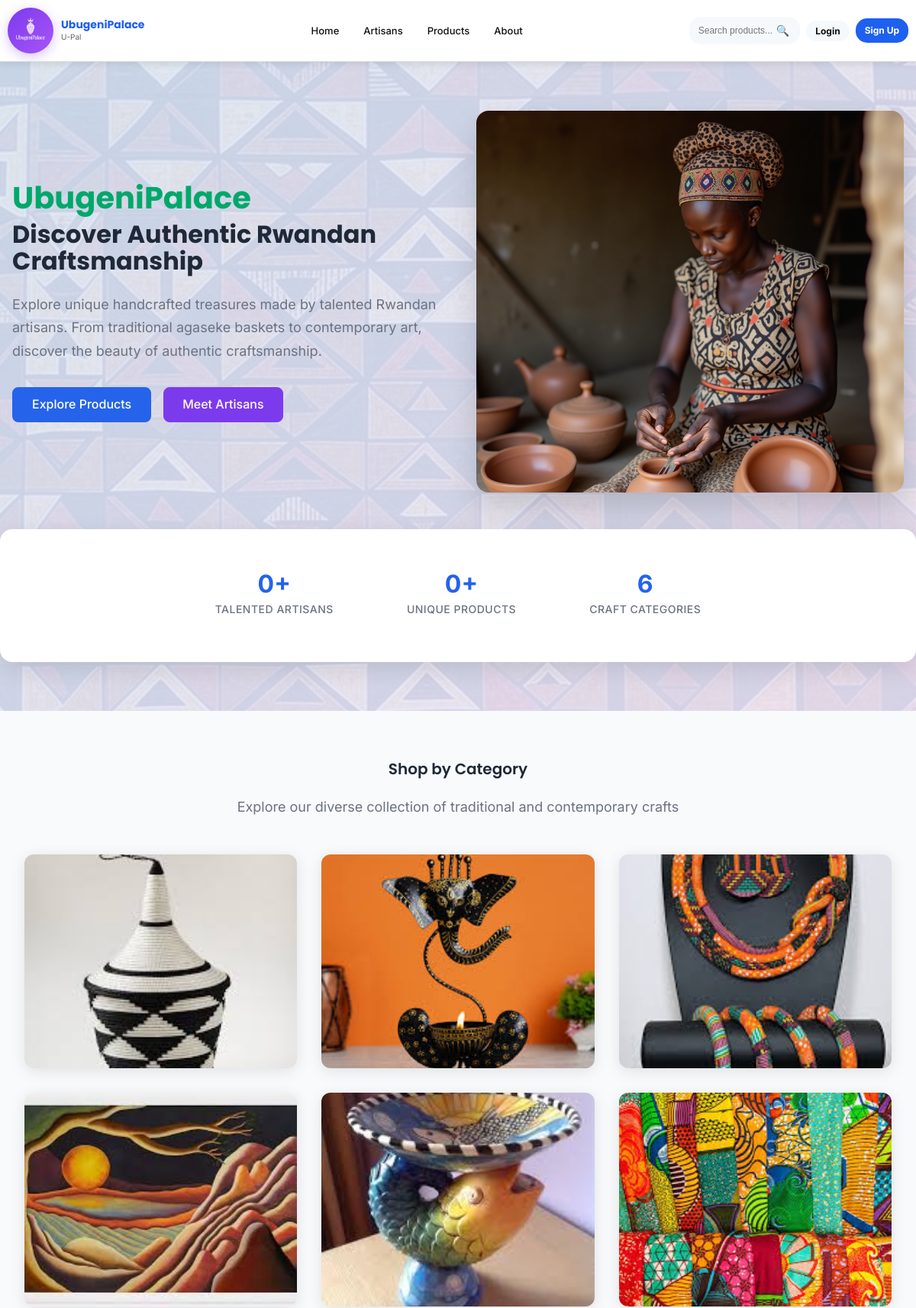
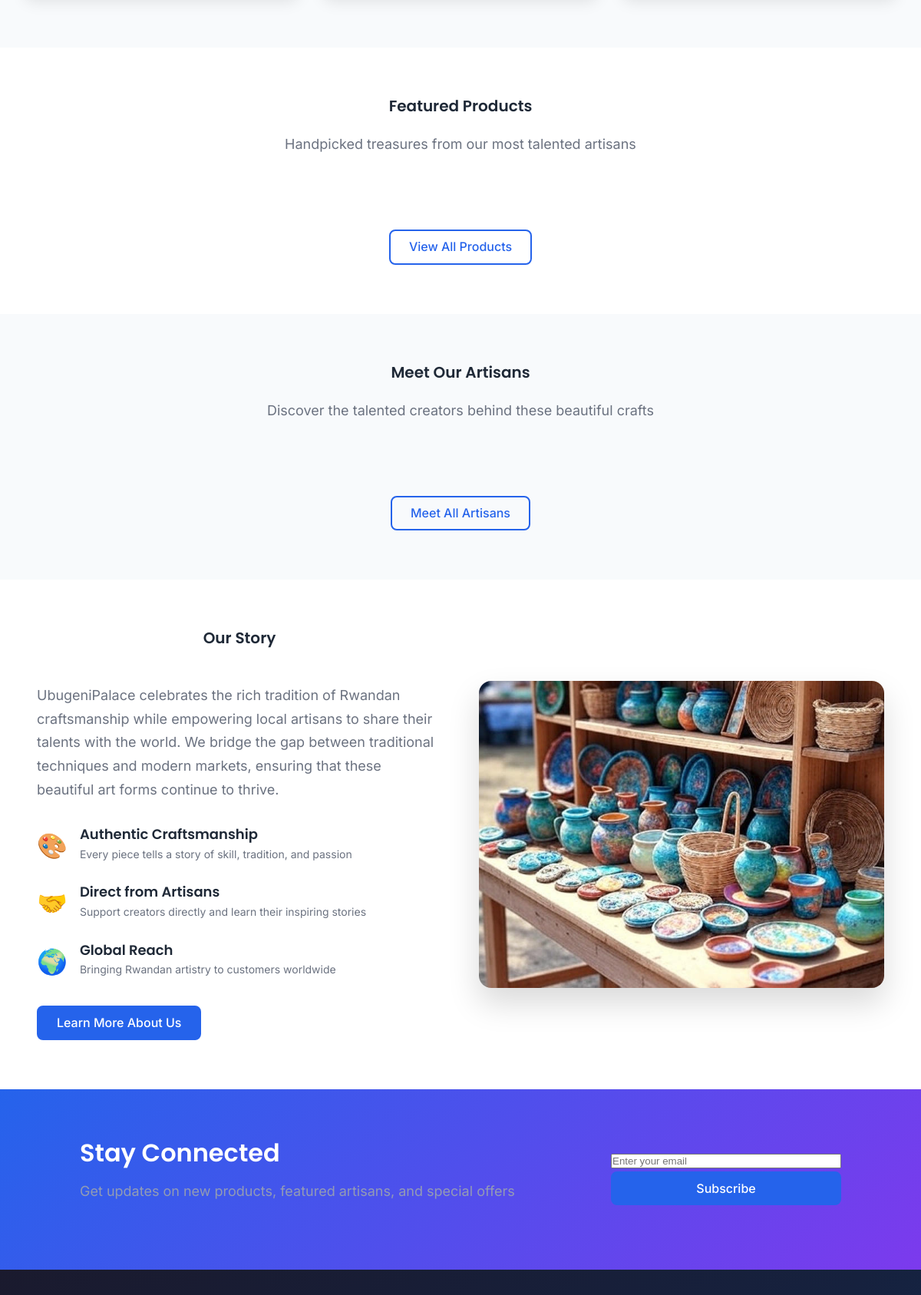
The page / (upper part) on the database its author committed (2 pictures, top to bottom).
### tables this page shows
CREATE TABLE categories (
    id INT PRIMARY KEY AUTO_INCREMENT,
    name VARCHAR(50) NOT NULL,
    name_kinyarwanda VARCHAR(50),
    description TEXT,
    image VARCHAR(255),
    is_active BOOLEAN DEFAULT TRUE,
    sort_order INT DEFAULT 0,
    created_at TIMESTAMP DEFAULT CURRENT_TIMESTAMP
);

### config/database.php (called while the page is built, shortened)
<?php
class Database {
    private $host = DB_HOST;
    private $db_name = DB_NAME;
    private $username = DB_USER;
    private $password = DB_PASS;
    public function getConnection() {
        $this->conn = null;
        try {
            $this->conn = new PDO(
                "mysql:host=" . $this->host . ";dbname=" . $this->db_name,
                $this->username,
                $this->password
            );
            $this->conn->exec("set names utf8");
            $this->conn->setAttribute(PDO::ATTR_ERRMODE, PDO::ERRMODE_EXCEPTION);
        } catch(PDOException $exception) {
            echo "Connection error: " . $exception->getMessage();
        }
        return $this->conn;
    }
}
function getDBConnection() {
    $database = new Database();
    return $database->getConnection();
}
class DatabaseHelper {
    private $conn;
    public function __construct() {
        $this->conn = getDBConnection();
    }
    public function fetchAll($query, $params = []) {
        try {
            $stmt = $this->conn->prepare($query);
            $stmt->execute($params);
            return $stmt->fetchAll(PDO::FETCH_ASSOC);
        } catch (PDOException $e) {
            error_log("Database error: " . $e->getMessage());
            return [];
        }
    }
    public function rowCount($query, $params = []) {
        try {
            $stmt = $this->conn->prepare($query);
            $stmt->execute($params);
            return $stmt->fetchColumn();
        } catch (PDOException $e) {
            error_log("Database error: " . $e->getMessage());
            return 0;
        }
    }
}
$db = new DatabaseHelper();
?>

### config/config.php (called while the page is built, shortened)
<?php
require_once __DIR__ . '/database.php';
function getCategories() {
    global $db;
    return $db->fetchAll("SELECT * FROM categories WHERE is_active = 1 ORDER BY sort_order, name");
}
$categories = getCategories();
?>

### index.php (the view, shortened to what this page needs)
<?php
require_once 'config/config.php';
include 'includes/header.php';
?>
    <main class="homepage-main">
        <section class="hero-section" id="home-hero">
            <div class="hero-content">
                <div class="hero-text">
                    <h1 class="hero-title">
                        <span class="kinyarwanda">UbugeniPalace</span>
                        <span class="english">Discover Authentic Rwandan Craftsmanship</span>
                    </h1>
                    <p class="hero-description">
                        Explore unique handcrafted treasures made by talented Rwandan artisans.
                        From traditional agaseke baskets to contemporary art, discover the beauty
                        of authentic craftsmanship.
                    </p>
                    <div class="hero-buttons">
                        <a href="pages/products.php" class="btn btn-primary">
                            Explore Products
                        </a>
                        <a href="pages/artisans.php" class="btn btn-secondary">
                            Meet Artisans
                        </a>
                    </div>
                </div>
                <div class="hero-image">
                    <img src="assets/images/heroes/hero-main.jpg" alt="Rwandan Artisan at Work" class="hero-img">
                </div>
            </div>
            <div class="hero-stats">
                <div class="stat-item">
                    <span class="stat-number"><?php echo $db->rowCount("SELECT COUNT(*) FROM users WHERE user_type = 'artisan' AND is_active = 1"); ?>+</span>
                    <span class="stat-label">Talented Artisans</span>
                </div>
                <div class="stat-item">
                    <span class="stat-number"><?php echo $db->rowCount("SELECT COUNT(*) FROM products WHERE status = 'active'"); ?>+</span>
                    <span class="stat-label">Unique Products</span>
                </div>
                <div class="stat-item">
                    <span class="stat-number"><?php echo count($categories); ?></span>
                    <span class="stat-label">Craft Categories</span>
                </div>
            </div>
        </section>
        <section class="categories-section">
            <div class="container">
                <header class="section-header">
                    <h2 class="section-title">Shop by Category</h2>
                    <p class="section-description">Explore our diverse collection of traditional and contemporary crafts</p>
                </header>
                <div class="categories-grid">
                    <?php
                    $category_images = [
                        'Pottery' => 'pottery/pot1.jpeg',
                        'Baskets' => 'baskets/basket1.jpeg',
                        'Jewelry' => 'jewelry/jewery1.jpeg',
                        'Textiles' => 'textiles/textile1.jpeg',
                        'Home Decor' => 'home/home1.jpeg',
                        'Paintings' => 'paints/paint1.jpeg'
                    ];
                    foreach ($categories as $category):
                        $category_image = isset($category_images[$category['name']])
                            ? $category_images[$category['name']]
                            : 'products/pottery/pot1.jpeg';
                    ?>
                    <article class="category-card" data-category="<?php echo $category['id']; ?>">
                        <div class="category-image">
                            <img src="assets/images/products/<?php echo $category_image; ?>"
                                 alt="<?php echo htmlspecialchars($category['name']); ?>"
                                 loading="lazy">
                        </div>
                    </article>
                    <?php endforeach; ?>
                </div>
            </div>
        </section>
        <section class="featured-products-section">
            <div class="container">
                <header class="section-header">
                    <h2 class="section-title">Featured Products</h2>
                    <p class="section-description">Handpicked treasures from our most talented artisans</p>
                </header>
                <div class="section-footer">
                    <a href="pages/products.php" class="btn btn-outline">View All Products</a>
                </div>
            </div>
        </section>
        <section class="featured-artisans-section">
            <div class="container">
                <header class="section-header">
                    <h2 class="section-title">Meet Our Artisans</h2>
                    <p class="section-description">Discover the talented creators behind these beautiful crafts</p>
                </header>
                <div class="section-footer">
                    <a href="pages/artisans.php" class="btn btn-outline">Meet All Artisans</a>
                </div>
            </div>
        </section>
        <section class="about-preview-section">
            <div class="container">
                <div class="about-content">
                    <div class="about-text">
                        <header class="section-header">
                            <h2 class="section-title">Our Story</h2>
                        </header>
                        <p class="about-description">
                            UbugeniPalace celebrates the rich tradition of Rwandan craftsmanship while
                            empowering local artisans to share their talents with the world. We bridge the gap
                            between traditional techniques and modern markets, ensuring that these beautiful
                            art forms continue to thrive.
                        </p>
                        <div class="about-features">
                            <div class="feature">
                                <div class="feature-icon">🎨</div>
                                <div class="feature-text">
                                    <h4>Authentic Craftsmanship</h4>
                                    <p>Every piece tells a story of skill, tradition, and passion</p>
                                </div>
                            </div>
                            <div class="feature">
                                <div class="feature-icon">🤝</div>
                                <div class="feature-text">
                                    <h4>Direct from Artisans</h4>
                                    <p>Support creators directly and learn their inspiring stories</p>
                                </div>
                            </div>
                            <div class="feature">
                                <div class="feature-icon">🌍</div>
                                <div class="feature-text">
                                    <h4>Global Reach</h4>
                                    <p>Bringing Rwandan artistry to customers worldwide</p>
                                </div>
                            </div>
                        </div>
                        <a href="pages/about.php" class="btn btn-primary">Learn More About Us</a>
                    </div>
                    <div class="about-image">
                        <img src="assets/images/heroes/hero-artisans.jpg" alt="Rwandan Artisans" loading="lazy">
                    </div>
                </div>
            </div>
        </section>
        <section class="newsletter-section">
            <div class="container">
                <div class="newsletter-content">
                    <div class="newsletter-text">
                        <h2 class="newsletter-title">Stay Connected</h2>
                        <p class="newsletter-description">
                            Get updates on new products, featured artisans, and special offers
                        </p>
                    </div>
                    <form class="newsletter-form" id="newsletterForm">
                        <div class="form-group">
                            <input type="email" name="email" placeholder="Enter your email" required>
                            <button type="submit" class="btn btn-primary">Subscribe</button>
                        </div>
                    </form>
                </div>
            </div>
        </section>
    </main>
    <footer class="main-footer">
    </footer>
</body>
</html>

### assets/css/responsive.css (style rules this page uses)
@media (min-width: 1025px) { .container { padding: 0 var(--spacing-xl); } }
@media (min-width: 1025px) { .hero-title { font-size: 3rem; } }

### rows shown on the page
categories: shows a picture
categories: shows a picture
categories: shows a picture
categories: shows a picture
categories: shows a picture
categories: shows a picture

### other values the page prints
$db->rowCount("SELECT COUNT(*) FROM products WHERE status = 'active'") "0"
count($categories) "6"
